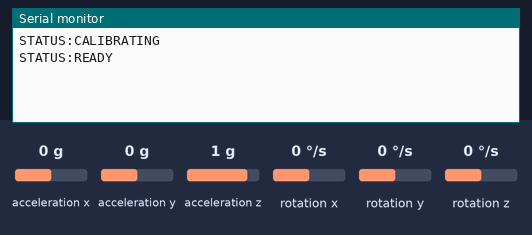
A sketch run on a simulated Arduino Uno, built with avr-gcc and run on an emulated ATmega328P. Parts: the last lines printed to the serial monitor. Inputs (shaded band) come from the test bench; at power-on: acceleration x 0 g, acceleration y 0 g, acceleration z 1 g, rotation x 0 °/s, rotation y 0 °/s, rotation z 0 °/s.

Above: at 3.2 s.
3.3 s: acceleration x set to -1.4 g
At 4.2 s:
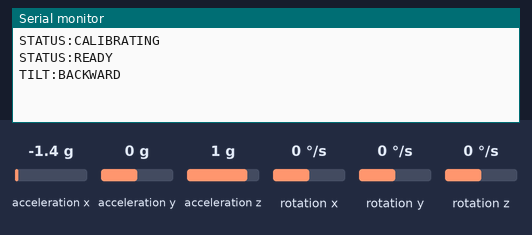
4.8 s: acceleration x set to 0 g
At 5.4 s:
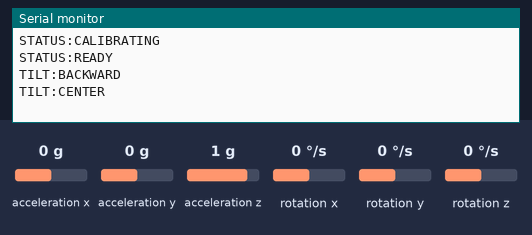
6.3 s: acceleration y set to -1.4 g
At 6.46 s:
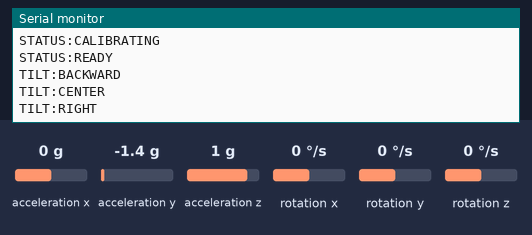
8.2 s: acceleration z set to -1.4 g
At 9.0 s:
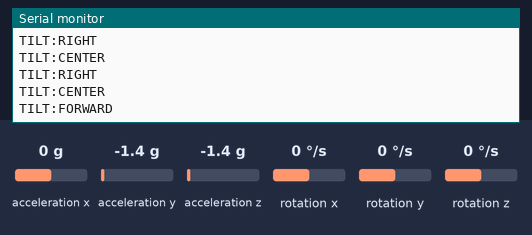

The sketch:

GyroController.ino
```cpp
/*
  GyroGameController
  ==============================================

  Controls:
    Tilt Left        → Left Arrow
    Tilt Right       → Right Arrow
    Tilt Forward     → Down Arrow (Slide)
    Tilt Backward    → Up Arrow   (Jump)

*/

#include <Wire.h>
#include <MPU6050.h>

MPU6050 mpu;

// ─────────────────────────────────────────────
// Roll Hysteresis Config
// ─────────────────────────────────────────────

const int ROLL_RIGHT_ENTER = 20;
const int ROLL_RIGHT_EXIT  = 8;

const int ROLL_LEFT_ENTER  = -20;
const int ROLL_LEFT_EXIT   = -8;

// ─────────────────────────────────────────────
// Pitch Config
// ─────────────────────────────────────────────

const int PITCH_THRESHOLD = 20;
const int PITCH_DEADZONE  = 8;

// ─────────────────────────────────────────────
// Debounce
// ─────────────────────────────────────────────

const int TILT_DEBOUNCE_MS = 200;

unsigned long lastTiltSend = 0;
String lastTiltState = "CENTER";


// ─────────────────────────────────────────────

void setup() {

  Serial.begin(115200);
  Wire.begin();

  mpu.initialize();

  if (!mpu.testConnection()) {
    Serial.println("ERROR:MPU6050_NOT_FOUND");

    while (1);
  }

  Serial.println("STATUS:CALIBRATING");

  delay(2000);

  Serial.println("STATUS:READY");
}

// ─────────────────────────────────────────────

void loop() {

  handleGyro();

}


// ─────────────────────────────────────────────
// GYRO CONTROL
// ─────────────────────────────────────────────

void handleGyro() {

  int16_t ax, ay, az, gx, gy, gz;

  mpu.getMotion6(
    &ax,
    &ay,
    &az,
    &gx,
    &gy,
    &gz
  );

  float roll =
    atan2((float)ay, (float)az) *
    180.0 / PI;

  float pitch =
    atan2((float)ax, (float)az) *
    180.0 / PI;

  String tiltState = lastTiltState;

  // =====================================
  // PITCH HAS PRIORITY
  // =====================================

  if (pitch > PITCH_THRESHOLD) {

    tiltState = "FORWARD";
  }

  else if (pitch < -PITCH_THRESHOLD) {

    tiltState = "BACKWARD";
  }

  else {

    // =====================================
    // CENTER STATE
    // =====================================

    if (lastTiltState == "CENTER") {

      if (roll > ROLL_RIGHT_ENTER) {

        tiltState = "LEFT";
      }

      else if (roll < ROLL_LEFT_ENTER) {

        tiltState = "RIGHT";
      }
    }

    // =====================================
    // RIGHT STATE
    // =====================================

    else if (lastTiltState == "RIGHT") {

      if (roll < ROLL_RIGHT_EXIT) {

        tiltState = "CENTER";
      }

      else {

        tiltState = "RIGHT";
      }
    }

    // =====================================
    // LEFT STATE
    // =====================================

    else if (lastTiltState == "LEFT") {

      if (roll > ROLL_LEFT_EXIT) {

        tiltState = "CENTER";
      }

      else {

        tiltState = "LEFT";
      }
    }

    // =====================================
    // FORWARD/BACKWARD RETURN
    // =====================================

    else if (
      lastTiltState == "FORWARD" ||
      lastTiltState == "BACKWARD"
    ) {

      if (abs(pitch) < PITCH_DEADZONE) {

        tiltState = "CENTER";
      }
    }
  }

  unsigned long now = millis();

  if (
    tiltState != lastTiltState &&
    (now - lastTiltSend) > TILT_DEBOUNCE_MS
  ) {

    Serial.print("TILT:");
    Serial.println(tiltState);

    lastTiltState = tiltState;
    lastTiltSend  = now;
  }
}
```

Measured:
- after the input at 3.3 s, the serial monitor: prints a new line at once (image 1)
- after the input at 4.8 s, the serial monitor: prints a new line at once (image 2)
- after the input at 6.3 s, the serial monitor: prints a new line at once (image 3)
- after the input at 8.2 s, the serial monitor: prints a new line after 0.13 s (image 4)
